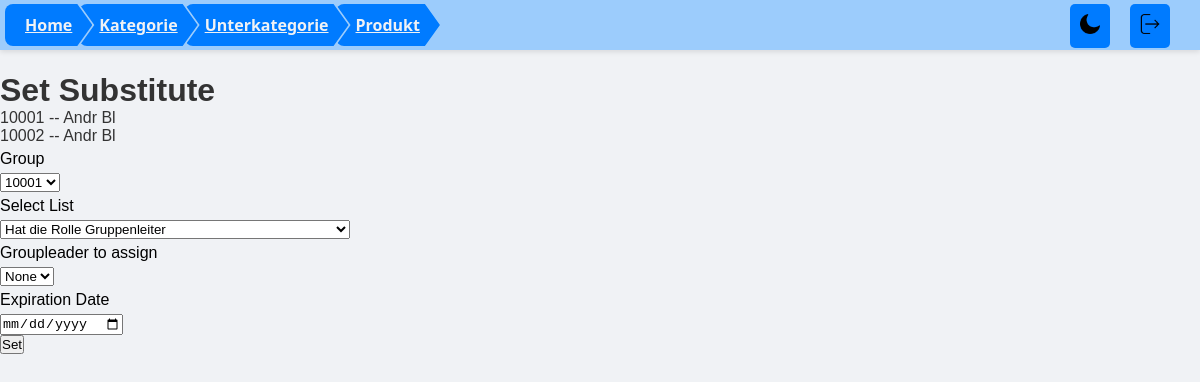
Page /database/setsubstitute/ (signed in) on the earlier database version.
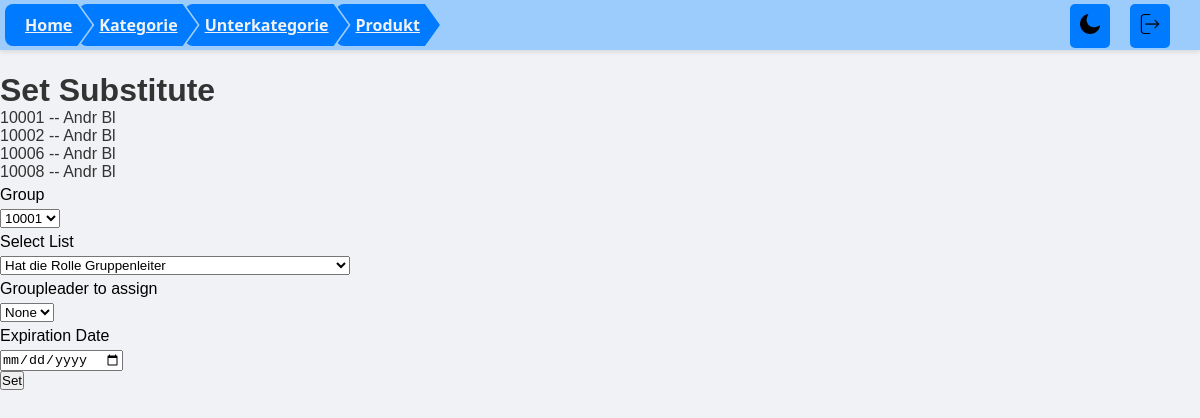
Same page on the later database version.
### database/models.py (models this page shows, shortened)
class groupleader(models.Model):
    group = models.ForeignKey(group, on_delete=models.SET_NULL, related_name='group_leader', null=True)
    person = models.ForeignKey(person, on_delete=models.SET_NULL, related_name='group_leaderships', null=True)
    expires = models.DateField(null=True, blank=True, default=None)
    class Meta:
        unique_together = ('group_id', 'person_id')
        verbose_name = "Group leader"
        verbose_name_plural = "Group leaders"

class group(models.Model):
    group_id = models.AutoField(primary_key=True)
    group_name = models.CharField(max_length=30)
    task = models.CharField(max_length=100)
    facility_id = models.ForeignKey('facility', on_delete=models.SET_NULL, related_name='groups', null=True)
    class Meta:
        verbose_name = "Group"
        verbose_name_plural = "Groups"

class person(models.Model):
    user = models.OneToOneField(User, on_delete=models.SET_NULL, related_name='person', null=True, blank=True, default=None)
    id = models.UUIDField(primary_key=True, default=None, editable=False)
    first_name = models.CharField(max_length=100)
    last_name = models.CharField(max_length=30)
    date_of_birth = models.DateField(null=True, blank=True, default=None)
    group_id = models.ForeignKey('group', on_delete=models.SET_NULL, related_name='persons', null=True, blank=True, default=None)
    class Meta:
        verbose_name = "person"
        verbose_name_plural = "People"

### database/views.py (the view, shortened to what this page needs)
# urls.py: path('setsubstitute/', views.setsubstitute, name='setsubstitute'),
@login_required
@group_required('facility_manager')
def setsubstitute(request):
    groups = group.objects.all()
    groupleader_instances = groupleader.objects.all()
    list_type = request.GET.get('list_type')
    all_groupleaders = groupleader.objects.all().values_list('person_id', flat=True)
    if list_type == 'groupleaders':
        persons = person.objects.filter(id__in=all_groupleaders)
        groupleader_users = User.objects.filter(groups__name='groupleader')
        groupleader_persons = person.objects.filter(user__in=groupleader_users)
        persons = persons.union(groupleader_persons).order_by('last_name', 'first_name')
    else:
        groupleader_user_role = User.objects.filter(groups__name='groupleader')
        persons = person.objects.exclude(id__in=all_groupleaders).exclude(user=None).exclude(user__in=groupleader_user_role).order_by('last_name', 'first_name')
    return render(request, 'database/setsubstitute.html', {'groupleaders': list(persons.values('id', 'first_name', 'last_name')), 'groups': groups, 'groupleader_instances': groupleader_instances})

### database/views.py (called while the page is built)
def group_required(*group_names):
    def in_groups(u):
        if u.is_authenticated:
            if bool(u.groups.filter(name__in=group_names)) | u.is_superuser:
                return True
        return False
    return user_passes_test(in_groups)

### database/templates/database/setsubstitute.html (shortened to what this page needs)
{% extends 'layout.html' %}
{% block content %}
<br>
<br>
<br>
<br>
<h1>Set Substitute</h1>
{% for groupleader_instance in groupleader_instances%}
    <p>{{ groupleader_instance.group.group_name }} -- {{ groupleader_instance.person.first_name }} {{ groupleader_instance.person.last_name }}</p>
{% endfor %}
<form method="POST">
    <label for="group_id">Group</label>
    <select name="group_id" id="group_id">
        {% for group in groups %}
            <option value="{{ group.group_id }}">{{ group.group_name }}</option>
        {% endfor %}
    </select><br>
    <label for="list_type">Select List</label>
    <select id="list_type">
        <option value="groupleaders">Hat die Rolle Gruppenleiter</option>
    </select><br>
    <label for="person_id">Groupleader to assign</label>
    <select name="person_id" id="person_id">
        <option value="">None</option>
    </select><br>
    <label for="expire_date">Expiration Date</label>
    <input type="date" id="expire_date" name="expire_date"><br>
    <button type="submit">Set</button>
</form>
{% endblock %}

Differences in the rows shown:
added groupleader: group.group_name "10006", person.first_name "Andr", person.last_name "Bl"
added groupleader: group.group_name "10008", person.first_name "Andr", person.last_name "Bl"
